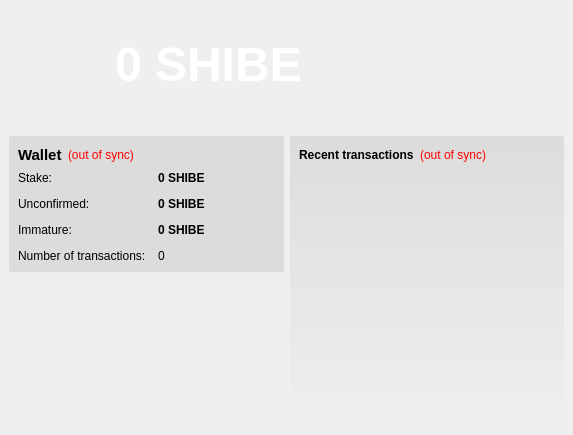
<?xml version="1.0" encoding="UTF-8"?>
<ui version="4.0">
 <class>OverviewPage</class>
 <widget class="QWidget" name="OverviewPage">
  <property name="geometry">
   <rect>
    <x>0</x>
    <y>0</y>
    <width>573</width>
    <height>435</height>
   </rect>
  </property>
  <property name="windowTitle">
   <string>Form</string>
  </property>
  <property name="styleSheet">
   <string notr="true">#OverviewPage { margin:0px;padding:0px;color: #0A3946;background-image:url(:/icons/lightpadded);} QToolTip { color:#ffffff; }</string>
  </property>
  <layout class="QHBoxLayout" name="horizontalLayout" stretch="0">
   <property name="spacing">
    <number>6</number>
   </property>
   <property name="leftMargin">
    <number>0</number>
   </property>
   <property name="topMargin">
    <number>0</number>
   </property>
   <property name="rightMargin">
    <number>0</number>
   </property>
   <property name="bottomMargin">
    <number>9</number>
   </property>
   <item>
    <layout class="QVBoxLayout" name="verticalLayout_5">
     <property name="sizeConstraint">
      <enum>QLayout::SetDefaultConstraint</enum>
     </property>
     <item>
      <layout class="QHBoxLayout" name="horizontalLayout_5">
       <item>
        <widget class="QFrame" name="headerFrame">
         <property name="minimumSize">
          <size>
           <width>0</width>
           <height>130</height>
          </size>
         </property>
         <property name="styleSheet">
          <string notr="true">#headerFrame { background-image:url(:images/headerbg); background-repeat:repeat-x;background-position: bottom center; }</string>
         </property>
         <layout class="QGridLayout" name="gridLayout">
          <item row="0" column="0">
           <layout class="QHBoxLayout" name="horizontalLayout_3" stretch="0,0">
            <item>
             <widget class="QLabel" name="label_7">
              <property name="minimumSize">
               <size>
                <width>100</width>
                <height>100</height>
               </size>
              </property>
              <property name="maximumSize">
               <size>
                <width>100</width>
                <height>100</height>
               </size>
              </property>
              <property name="styleSheet">
               <string notr="true">background-image:none;background-color:transparent;</string>
              </property>
              <property name="text">
               <string/>
              </property>
              <property name="pixmap">
               <pixmap resource="../bitcoin.qrc">:/icons/shibecoin</pixmap>
              </property>
              <property name="scaledContents">
               <bool>true</bool>
              </property>
              <property name="alignment">
               <set>Qt::AlignCenter</set>
              </property>
              <property name="indent">
               <number>0</number>
              </property>
             </widget>
            </item>
            <item>
             <widget class="QLabel" name="labelBalance">
              <property name="font">
               <font>
                <pointsize>36</pointsize>
                <weight>75</weight>
                <bold>true</bold>
               </font>
              </property>
              <property name="cursor">
               <cursorShape>IBeamCursor</cursorShape>
              </property>
              <property name="toolTip">
               <string>Your current balance</string>
              </property>
              <property name="styleSheet">
               <string notr="true">background-image:none;background-color:transparent;color:#ffffff;</string>
              </property>
              <property name="text">
               <string notr="true">0 SHIBE</string>
              </property>
              <property name="textInteractionFlags">
               <set>Qt::LinksAccessibleByMouse|Qt::TextSelectableByKeyboard|Qt::TextSelectableByMouse</set>
              </property>
             </widget>
            </item>
           </layout>
          </item>
         </layout>
        </widget>
       </item>
      </layout>
     </item>
     <item>
      <layout class="QHBoxLayout" name="horizontalLayout_6">
       <item>
        <layout class="QVBoxLayout" name="verticalLayout_2">
         <item>
          <widget class="QFrame" name="frame">
           <property name="styleSheet">
            <string notr="true">#frame { background-color:rgba(0,0,0,20);border-radius:3px;border-color:#5b5b5b;border-width:2px;margin-left:9px; }</string>
           </property>
           <layout class="QVBoxLayout" name="verticalLayout_4">
            <item>
             <layout class="QHBoxLayout" name="horizontalLayout_4">
              <item>
               <widget class="QLabel" name="label_5">
                <property name="font">
                 <font>
                  <pointsize>11</pointsize>
                  <weight>75</weight>
                  <bold>true</bold>
                 </font>
                </property>
                <property name="text">
                 <string>Wallet</string>
                </property>
               </widget>
              </item>
              <item>
               <widget class="QLabel" name="labelWalletStatus">
                <property name="toolTip">
                 <string>The displayed information may be out of date. Your wallet automatically synchronizes with the EYen network after a connection is established, but this process has not completed yet.</string>
                </property>
                <property name="styleSheet">
                 <string notr="true">QLabel { color: red; }</string>
                </property>
                <property name="text">
                 <string notr="true">(out of sync)</string>
                </property>
                <property name="alignment">
                 <set>Qt::AlignLeading|Qt::AlignLeft|Qt::AlignVCenter</set>
                </property>
               </widget>
              </item>
              <item>
               <spacer name="horizontalSpacer_2">
                <property name="orientation">
                 <enum>Qt::Horizontal</enum>
                </property>
                <property name="sizeHint" stdset="0">
                 <size>
                  <width>40</width>
                  <height>20</height>
                 </size>
                </property>
               </spacer>
              </item>
             </layout>
            </item>
            <item>
             <layout class="QFormLayout" name="formLayout_2">
              <property name="fieldGrowthPolicy">
               <enum>QFormLayout::AllNonFixedFieldsGrow</enum>
              </property>
              <property name="horizontalSpacing">
               <number>12</number>
              </property>
              <property name="verticalSpacing">
               <number>12</number>
              </property>
              <item row="0" column="0">
               <widget class="QLabel" name="label_6">
                <property name="text">
                 <string>Stake:</string>
                </property>
               </widget>
              </item>
              <item row="0" column="1">
               <widget class="QLabel" name="labelStake">
                <property name="font">
                 <font>
                  <weight>75</weight>
                  <bold>true</bold>
                 </font>
                </property>
                <property name="cursor">
                 <cursorShape>IBeamCursor</cursorShape>
                </property>
                <property name="toolTip">
                 <string>Total of coins that was staked, and do not yet count toward the current balance</string>
                </property>
                <property name="text">
                 <string notr="true">0 SHIBE</string>
                </property>
                <property name="textInteractionFlags">
                 <set>Qt::LinksAccessibleByMouse|Qt::TextSelectableByKeyboard|Qt::TextSelectableByMouse</set>
                </property>
               </widget>
              </item>
              <item row="1" column="0">
               <widget class="QLabel" name="label_3">
                <property name="text">
                 <string>Unconfirmed:</string>
                </property>
               </widget>
              </item>
              <item row="1" column="1">
               <widget class="QLabel" name="labelUnconfirmed">
                <property name="font">
                 <font>
                  <weight>75</weight>
                  <bold>true</bold>
                 </font>
                </property>
                <property name="cursor">
                 <cursorShape>IBeamCursor</cursorShape>
                </property>
                <property name="toolTip">
                 <string>Total of transactions that have yet to be confirmed, and do not yet count toward the current balance</string>
                </property>
                <property name="text">
                 <string notr="true">0 SHIBE</string>
                </property>
                <property name="textInteractionFlags">
                 <set>Qt::LinksAccessibleByMouse|Qt::TextSelectableByKeyboard|Qt::TextSelectableByMouse</set>
                </property>
               </widget>
              </item>
              <item row="2" column="0">
               <widget class="QLabel" name="labelImmatureText">
                <property name="text">
                 <string>Immature:</string>
                </property>
               </widget>
              </item>
              <item row="2" column="1">
               <widget class="QLabel" name="labelImmature">
                <property name="font">
                 <font>
                  <weight>75</weight>
                  <bold>true</bold>
                 </font>
                </property>
                <property name="toolTip">
                 <string>Mined balance that has not yet matured</string>
                </property>
                <property name="text">
                 <string notr="true">0 SHIBE</string>
                </property>
                <property name="textInteractionFlags">
                 <set>Qt::LinksAccessibleByMouse|Qt::TextSelectableByKeyboard|Qt::TextSelectableByMouse</set>
                </property>
               </widget>
              </item>
              <item row="3" column="0">
               <widget class="QLabel" name="label_2">
                <property name="text">
                 <string>Number of transactions:</string>
                </property>
               </widget>
              </item>
              <item row="3" column="1">
               <widget class="QLabel" name="labelNumTransactions">
                <property name="toolTip">
                 <string>Total number of transactions in wallet</string>
                </property>
                <property name="text">
                 <string notr="true">0</string>
                </property>
               </widget>
              </item>
             </layout>
            </item>
           </layout>
          </widget>
         </item>
         <item>
          <spacer name="verticalSpacer">
           <property name="orientation">
            <enum>Qt::Vertical</enum>
           </property>
           <property name="sizeHint" stdset="0">
            <size>
             <width>20</width>
             <height>40</height>
            </size>
           </property>
          </spacer>
         </item>
         <item>
          <widget class="QLabel" name="label">
           <property name="minimumSize">
            <size>
             <width>0</width>
             <height>25</height>
            </size>
           </property>
           <property name="text">
            <string/>
           </property>
           <property name="pixmap">
            <pixmap resource="../bitcoin.qrc">:/images/shibecointextsm</pixmap>
           </property>
           <property name="scaledContents">
            <bool>false</bool>
           </property>
           <property name="alignment">
            <set>Qt::AlignLeading|Qt::AlignLeft|Qt::AlignVCenter</set>
           </property>
          </widget>
         </item>
        </layout>
       </item>
       <item>
        <layout class="QVBoxLayout" name="verticalLayout_3">
         <item>
          <widget class="QFrame" name="frame_2">
           <property name="sizePolicy">
            <sizepolicy hsizetype="Preferred" vsizetype="Expanding">
             <horstretch>0</horstretch>
             <verstretch>0</verstretch>
            </sizepolicy>
           </property>
           <property name="styleSheet">
            <string notr="true">#frame_2 { background-color: qlineargradient(spread:pad, x1:0, y1:0, x2:0, y2:1, stop:0 rgba(0,0,0,20), stop:1.0 rgba(0,0,0,0));border-radius:3px;border-width:2px;border-color:#5b5b5b;margin-right:9px; }</string>
           </property>
           <property name="frameShape">
            <enum>QFrame::StyledPanel</enum>
           </property>
           <property name="frameShadow">
            <enum>QFrame::Raised</enum>
           </property>
           <layout class="QVBoxLayout" name="verticalLayout">
            <item>
             <layout class="QHBoxLayout" name="horizontalLayout_2">
              <item>
               <widget class="QLabel" name="label_4">
                <property name="text">
                 <string>&lt;b&gt;Recent transactions&lt;/b&gt;</string>
                </property>
               </widget>
              </item>
              <item>
               <widget class="QLabel" name="labelTransactionsStatus">
                <property name="toolTip">
                 <string>The displayed information may be out of date. Your wallet automatically synchronizes with the EYen network after a connection is established, but this process has not completed yet.</string>
                </property>
                <property name="styleSheet">
                 <string notr="true">QLabel { color: red; }</string>
                </property>
                <property name="text">
                 <string notr="true">(out of sync)</string>
                </property>
                <property name="alignment">
                 <set>Qt::AlignRight|Qt::AlignTrailing|Qt::AlignVCenter</set>
                </property>
               </widget>
              </item>
              <item>
               <spacer name="horizontalSpacer">
                <property name="orientation">
                 <enum>Qt::Horizontal</enum>
                </property>
                <property name="sizeHint" stdset="0">
                 <size>
                  <width>40</width>
                  <height>20</height>
                 </size>
                </property>
               </spacer>
              </item>
             </layout>
            </item>
            <item>
             <widget class="QListView" name="listTransactions">
              <property name="sizePolicy">
               <sizepolicy hsizetype="Expanding" vsizetype="MinimumExpanding">
                <horstretch>0</horstretch>
                <verstretch>0</verstretch>
               </sizepolicy>
              </property>
              <property name="styleSheet">
               <string notr="true">QListView { background: transparent; }</string>
              </property>
              <property name="frameShape">
               <enum>QFrame::NoFrame</enum>
              </property>
              <property name="verticalScrollBarPolicy">
               <enum>Qt::ScrollBarAlwaysOff</enum>
              </property>
              <property name="horizontalScrollBarPolicy">
               <enum>Qt::ScrollBarAlwaysOff</enum>
              </property>
              <property name="selectionMode">
               <enum>QAbstractItemView::NoSelection</enum>
              </property>
             </widget>
            </item>
           </layout>
          </widget>
         </item>
        </layout>
       </item>
      </layout>
     </item>
    </layout>
   </item>
  </layout>
 </widget>
 <resources>
  <include location="../bitcoin.qrc"/>
 </resources>
 <connections/>
</ui>
